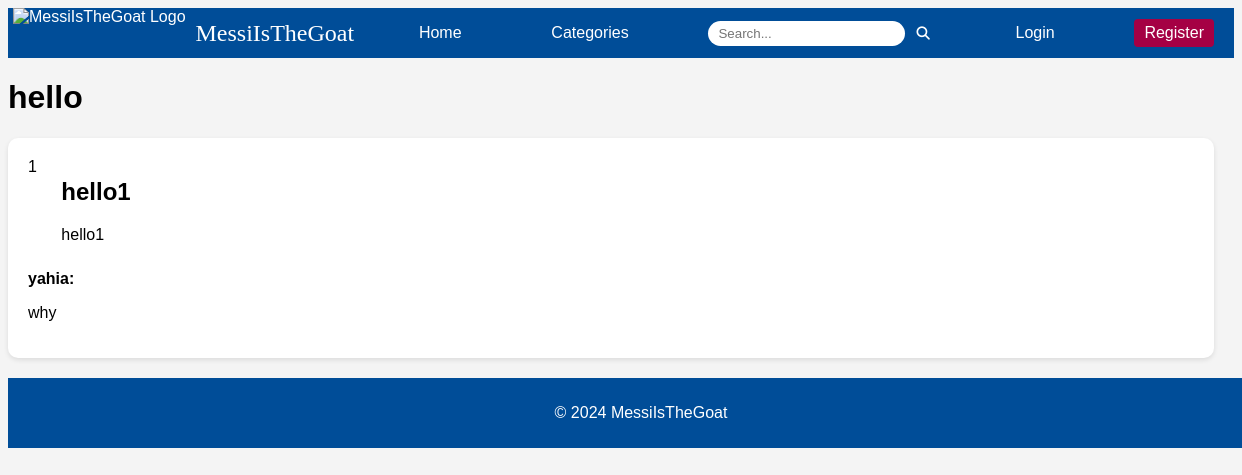
The page /PHP/thread.php?thread_id=1 on the database its author committed.
### tables this page shows
CREATE TABLE `threads` (
  `thread_id` int(11) NOT NULL,
  `title` varchar(255) NOT NULL,
  `user_id` int(11) DEFAULT NULL,
  `category_id` int(11) DEFAULT NULL,
  `creation_date` datetime DEFAULT current_timestamp(),
  `body` text DEFAULT NULL,
  `is_hidden` tinyint(1) NOT NULL DEFAULT 0
);

CREATE TABLE `posts` (
  `post_id` int(11) NOT NULL,
  `thread_id` int(11) DEFAULT NULL,
  `user_id` int(11) DEFAULT NULL,
  `content` text DEFAULT NULL,
  `timestamp` datetime DEFAULT current_timestamp(),
  `vote_count` int(11) DEFAULT 0,
  `title` varchar(255) NOT NULL,
  `image` varchar(255) DEFAULT NULL,
  `category_id` int(11) DEFAULT NULL,
  `is_hidden` tinyint(1) NOT NULL DEFAULT 0
);

CREATE TABLE `comments` (
  `comment_id` int(11) NOT NULL,
  `post_id` int(11) DEFAULT NULL,
  `user_id` int(11) DEFAULT NULL,
  `content` text DEFAULT NULL,
  `timestamp` datetime DEFAULT current_timestamp(),
  `is_hidden` tinyint(1) NOT NULL DEFAULT 0
);

CREATE TABLE `users` (
  `user_id` int(11) NOT NULL,
  `username` varchar(50) NOT NULL,
  `email` varchar(100) NOT NULL,
  `password` varchar(255) NOT NULL,
  `profile_pic_blob` blob DEFAULT NULL,
  `registration_date` datetime DEFAULT current_timestamp(),
  `status` enum('active','blocked') DEFAULT 'active',
  `profile_pic_type` varchar(50) DEFAULT NULL
);

### PHP/login_status.php (called while the page is built, shortened)
<?php
$userLoggedIn = false;
?>

### PHP/thread.php (the view, shortened to what this page needs)
<?php
include 'login_status.php';
$thread_id = isset($_GET['thread_id']) ? intval($_GET['thread_id']) : 0;
$threadQuery = $db->prepare("SELECT * FROM threads WHERE thread_id = ?");
$threadQuery->bind_param("i", $thread_id);
$threadQuery->execute();
$threadResult = $threadQuery->get_result();
$thread = $threadResult->fetch_assoc();
$postsQuery = $db->prepare("
    SELECT
        posts.*,
        COUNT(votes.vote_id) AS vote_count,
        users.username
    FROM
        posts
    LEFT JOIN
        votes ON posts.post_id = votes.post_id
    LEFT JOIN
        users ON posts.user_id = users.user_id
    WHERE
        posts.thread_id = ?
    GROUP BY
        posts.post_id
    ORDER BY
        vote_count DESC, posts.timestamp DESC
");
$postsQuery->bind_param("i", $thread_id);
$postsQuery->execute();
$postsResult = $postsQuery->get_result();
$posts = [];
while ($post = $postsResult->fetch_assoc()) {
    $post['comments'] = [];
    $commentsQuery = $db->prepare("
        SELECT
            comments.*,
            users.username
        FROM
            comments
        JOIN
            users ON comments.user_id = users.user_id
        WHERE
            comments.post_id = ?
        ORDER BY
            comments.timestamp ASC
    ");
    $commentsQuery->bind_param("i", $post['post_id']);
    $commentsQuery->execute();
    $commentsResult = $commentsQuery->get_result();
    while ($comment = $commentsResult->fetch_assoc()) {
        $post['comments'][] = $comment;
    }
    $posts[] = $post;
}
?>
<!DOCTYPE html>
<html lang="en">
<head>
    <link rel="stylesheet" href="../CSS/styles.css">
</head>
<body>
    <header>
        <nav class="navbar">
            <div class="logo-container">
                <img src="https://encrypted-tbn3.gstatic.com/images?q=tbn:ANd9GcQHnhWFBFpqpDEQE_DyEaYEXHwa8QY4mAsBTeZaif0XvmL1sXI2" alt="MessiIsTheGoat Logo" class="logo-image">
                <div class="logo-title">MessiIsTheGoat</div>
            </div>
            <a href="index.php" class="nav-link">Home</a>
            <a href="categories.php" class="nav-link">Categories</a>
            <form action="search.php" method="post" class="search-container">
                <input type="text" name="search_query" placeholder="Search..." class="search-input">
                <button type="submit" class="search-btn"><i class="fas fa-search"></i></button>
            </form>
            <?php if ($userLoggedIn): ?>
                <a href="User_Profile.php" class="nav-link">Welcome, <?php echo htmlspecialchars($username); ?></a>
                <form action="logout.php" method="POST" style="display: inline;">
                    <button type="submit" class="logout-btn">Logout</button>
                </form>
            <?php else: ?>
                <a href="Login.php" class="nav-link">Login</a>
                <a href="Signup.php" class="nav-button">Register</a>
            <?php endif; ?>
        </nav>
    </header>
    <main class="thread-page">
        <h1><?php echo htmlspecialchars($thread['title']); ?></h1>
        <div class="posts" id="posts-container">
    <?php foreach ($posts as $post): ?>
        <article class="post" id="post-<?php echo htmlspecialchars($post['post_id']); ?>">
            <div class="vote">
                <div class="vote-count" id="vote-count-<?php echo htmlspecialchars($post['post_id']); ?>">
                    <?php echo htmlspecialchars($post['vote_count']); ?>
                </div>
            </div>
            <div class="post-info">
                <h2><?php echo htmlspecialchars($post['title']); ?></h2>
                <p><?php echo htmlspecialchars($post['content']); ?></p>
            </div>
            <div class="comments-section">
                <?php foreach ($post['comments'] as $comment): ?>
                    <div class="comment">
                        <strong><?php echo htmlspecialchars($comment['username']); ?>:</strong>
                        <p><?php echo htmlspecialchars($comment['content']); ?></p>
                    </div>
                <?php endforeach; ?>
            </div>
        </article>
    <?php endforeach; ?>
</div>
    </main>
    <footer>
        <p>&copy; 2024 MessiIsTheGoat</p>
    </footer>
</body>
</html>

### CSS/styles.css (style rules this page uses)
body { font-family: Arial, sans-serif; background: #f4f4f4; }
header { background: #004d98; color: white; }
.navbar { display: flex; justify-content: space-between; align-items: center; padding: 0 5px; }
.logo-container { display: flex; align-items: center; }
.logo-image { height: 50px; }
.logo-title { font-family: 'Times New Roman', Times, serif; font-size: 24px; margin-left: 10px; }
.nav-link, .nav-button { color: white; text-decoration: none; margin: 0 15px; padding: 5px 10px; font-size: 16px; }
.search-container { display: flex; align-items: center; margin: 0 15px; }
.search-input { padding: 5px 10px; border-radius: 20px; border: none; outline: none; }
.search-btn { background: none; border: none; margin-left: 5px; cursor: pointer; color: white; }
.nav-button { background-color: #a50044; border-radius: 4px; }
main { flex: 3; margin-right: 20px; }
.post { display: block; background: white; padding: 20px; margin-bottom: 20px; box-shadow: 0 2px 5px rgba(0,0,0,0.1); border-radius: 10px; }
.comments-section { margin-top: 10px; }
.vote { display: inline-block; vertical-align: top; margin-right: 20px; }
.post-info { display: inline-block; vertical-align: top; width: calc(100% - 60px); }
footer { background: #004d98; color: white; text-align: center; padding: 10px 20px; width: 100%; }

### rows shown on the page
threads: title "hello"
posts: vote_count "1", title "hello1", content "hello1"
comments: user.username "yahia", content "why"
